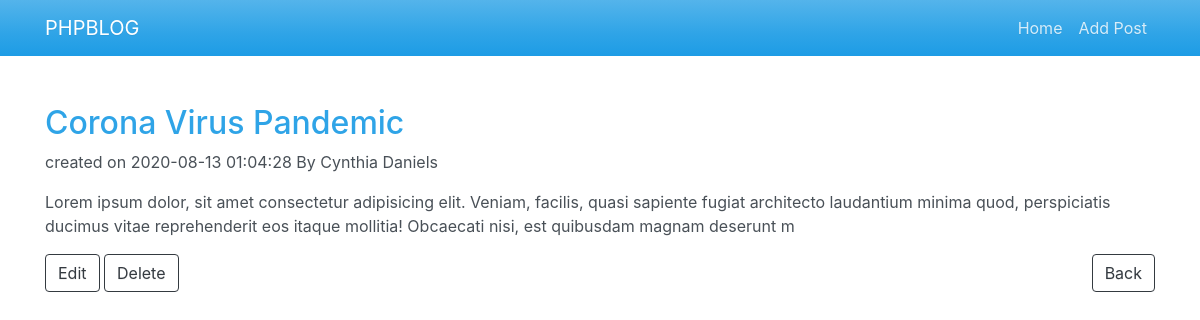
Screenshot of /post.php?id=13 with the database file from the repository.
### tables this page shows
CREATE TABLE `posts` (
  `id` int(11) NOT NULL,
  `title` varchar(255) NOT NULL,
  `body` varchar(255) NOT NULL,
  `author` varchar(255) NOT NULL,
  `created_at` timestamp NOT NULL DEFAULT current_timestamp()
);

### post.php (the view, shortened to what this page needs)
<?php include 'includes/header.php' ?>
    <section class="container mt-5">
        <?php
            if (isset($_GET['id'])) {
                $post_id = $_GET['id'];
                $query = mysqli_query($db, "SELECT * FROM posts WHERE id = {$post_id}");
                $post = mysqli_fetch_assoc($query);
            }
        ?>
        <h2><?php echo $post['title']; ?></h2>
        <p>created on <?php echo $post['created_at']; ?> By <?php echo $post['author']; ?></p>
        <p><?php echo $post['body']; ?></p>
        <a href="edit.php?edit_id=<?php echo $post_id; ?>" class="btn btn-outline-dark">Edit</a>
        <a href="post.php?delete=<?php echo $post_id; ?>" class="btn btn-outline-dark">Delete</a>
        <a href="index.php" class="btn btn-outline-dark float-right">Back</a>
<?php include 'includes/footer.php' ?>

### rows the page displays
posts: title "Corona Virus Pandemic", created_at "2020-08-13 01:04:28", author "Cynthia Daniels", body "Lorem ipsum dolor, sit amet consectetur adipisicing elit. Veniam, facilis, quasi sapiente fugiat architecto laudantium minima quod, perspiciatis ducimus vitae reprehenderit eos itaque mollitia! Obcaecati nisi, est quibusdam magnam deserunt m"
